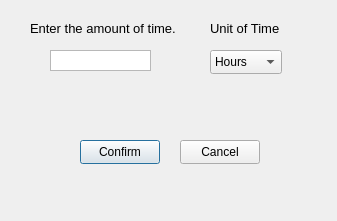
<?xml version="1.0" encoding="UTF-8"?>
<ui version="4.0">
 <class>Shutdown</class>
 <widget class="QDialog" name="Shutdown">
  <property name="geometry">
   <rect>
    <x>0</x>
    <y>0</y>
    <width>337</width>
    <height>221</height>
   </rect>
  </property>
  <property name="minimumSize">
   <size>
    <width>337</width>
    <height>221</height>
   </size>
  </property>
  <property name="maximumSize">
   <size>
    <width>337</width>
    <height>221</height>
   </size>
  </property>
  <property name="windowTitle">
   <string>Timer</string>
  </property>
  <widget class="QTextEdit" name="textEdit">
   <property name="geometry">
    <rect>
     <x>50</x>
     <y>50</y>
     <width>101</width>
     <height>21</height>
    </rect>
   </property>
   <property name="contextMenuPolicy">
    <enum>Qt::ContextMenuPolicy::DefaultContextMenu</enum>
   </property>
   <property name="acceptDrops">
    <bool>true</bool>
   </property>
   <property name="inputMethodHints">
    <set>Qt::InputMethodHint::ImhMultiLine</set>
   </property>
   <property name="verticalScrollBarPolicy">
    <enum>Qt::ScrollBarPolicy::ScrollBarAlwaysOff</enum>
   </property>
   <property name="horizontalScrollBarPolicy">
    <enum>Qt::ScrollBarPolicy::ScrollBarAlwaysOff</enum>
   </property>
   <property name="lineWrapMode">
    <enum>QTextEdit::LineWrapMode::WidgetWidth</enum>
   </property>
   <property name="acceptRichText">
    <bool>true</bool>
   </property>
   <property name="textInteractionFlags">
    <set>Qt::TextInteractionFlag::TextEditorInteraction</set>
   </property>
  </widget>
  <widget class="QLabel" name="label">
   <property name="geometry">
    <rect>
     <x>30</x>
     <y>20</y>
     <width>151</width>
     <height>16</height>
    </rect>
   </property>
   <property name="font">
    <font>
     <pointsize>10</pointsize>
    </font>
   </property>
   <property name="text">
    <string>Enter the amount of time.</string>
   </property>
  </widget>
  <widget class="QComboBox" name="comboBox">
   <property name="geometry">
    <rect>
     <x>210</x>
     <y>50</y>
     <width>72</width>
     <height>24</height>
    </rect>
   </property>
   <item>
    <property name="text">
     <string>Hours</string>
    </property>
   </item>
   <item>
    <property name="text">
     <string>Minutes</string>
    </property>
   </item>
   <item>
    <property name="text">
     <string>Seconds</string>
    </property>
   </item>
  </widget>
  <widget class="QLabel" name="label_2">
   <property name="geometry">
    <rect>
     <x>210</x>
     <y>20</y>
     <width>71</width>
     <height>16</height>
    </rect>
   </property>
   <property name="font">
    <font>
     <pointsize>10</pointsize>
    </font>
   </property>
   <property name="text">
    <string>Unit of Time</string>
   </property>
  </widget>
  <widget class="QPushButton" name="pushButton">
   <property name="geometry">
    <rect>
     <x>80</x>
     <y>140</y>
     <width>80</width>
     <height>24</height>
    </rect>
   </property>
   <property name="text">
    <string>Confirm</string>
   </property>
  </widget>
  <widget class="QPushButton" name="pushButton_2">
   <property name="geometry">
    <rect>
     <x>180</x>
     <y>140</y>
     <width>80</width>
     <height>24</height>
    </rect>
   </property>
   <property name="text">
    <string>Cancel</string>
   </property>
  </widget>
 </widget>
 <resources/>
 <connections/>
</ui>
